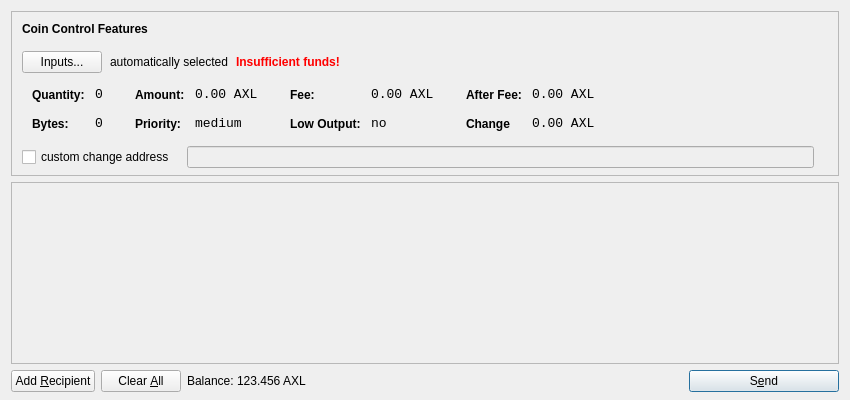
<?xml version="1.0" encoding="UTF-8"?>
<ui version="4.0">
 <class>SendCoinsDialog</class>
 <widget class="QDialog" name="SendCoinsDialog">
  <property name="geometry">
   <rect>
    <x>0</x>
    <y>0</y>
    <width>850</width>
    <height>400</height>
   </rect>
  </property>
  <property name="windowTitle">
   <string>Send Coins</string>
  </property>
  <layout class="QVBoxLayout" name="verticalLayout" stretch="0,1,0">
   <property name="bottomMargin">
    <number>8</number>
   </property>
   <item>
    <widget class="QFrame" name="frameCoinControl">
     <property name="sizePolicy">
      <sizepolicy hsizetype="Expanding" vsizetype="Expanding">
       <horstretch>0</horstretch>
       <verstretch>0</verstretch>
      </sizepolicy>
     </property>
     <property name="maximumSize">
      <size>
       <width>16777215</width>
       <height>16777215</height>
      </size>
     </property>
     <property name="frameShape">
      <enum>QFrame::StyledPanel</enum>
     </property>
     <property name="frameShadow">
      <enum>QFrame::Sunken</enum>
     </property>
     <layout class="QVBoxLayout" name="verticalLayoutCoinControl2">
      <property name="spacing">
       <number>6</number>
      </property>
      <property name="leftMargin">
       <number>0</number>
      </property>
      <property name="topMargin">
       <number>0</number>
      </property>
      <property name="rightMargin">
       <number>0</number>
      </property>
      <property name="bottomMargin">
       <number>6</number>
      </property>
      <item>
       <layout class="QVBoxLayout" name="verticalLayoutCoinControl" stretch="0,0,0,0,1">
        <property name="spacing">
         <number>0</number>
        </property>
        <property name="leftMargin">
         <number>10</number>
        </property>
        <property name="topMargin">
         <number>10</number>
        </property>
        <item>
         <layout class="QHBoxLayout" name="horizontalLayoutCoinControl1">
          <property name="bottomMargin">
           <number>15</number>
          </property>
          <item>
           <widget class="QLabel" name="labelCoinControlFeatures">
            <property name="sizePolicy">
             <sizepolicy hsizetype="Preferred" vsizetype="Maximum">
              <horstretch>0</horstretch>
              <verstretch>0</verstretch>
             </sizepolicy>
            </property>
            <property name="font">
             <font>
              <weight>75</weight>
              <bold>true</bold>
             </font>
            </property>
            <property name="styleSheet">
             <string notr="true">font-weight:bold;</string>
            </property>
            <property name="text">
             <string>Coin Control Features</string>
            </property>
           </widget>
          </item>
         </layout>
        </item>
        <item>
         <layout class="QHBoxLayout" name="horizontalLayoutCoinControl2" stretch="0,0,0,0">
          <property name="spacing">
           <number>8</number>
          </property>
          <property name="bottomMargin">
           <number>10</number>
          </property>
          <item>
           <widget class="QPushButton" name="pushButtonCoinControl">
            <property name="styleSheet">
             <string notr="true"/>
            </property>
            <property name="text">
             <string>Inputs...</string>
            </property>
           </widget>
          </item>
          <item>
           <widget class="QLabel" name="labelCoinControlAutomaticallySelected">
            <property name="text">
             <string>automatically selected</string>
            </property>
            <property name="margin">
             <number>5</number>
            </property>
           </widget>
          </item>
          <item>
           <widget class="QLabel" name="labelCoinControlInsuffFunds">
            <property name="font">
             <font>
              <weight>75</weight>
              <bold>true</bold>
             </font>
            </property>
            <property name="styleSheet">
             <string notr="true">color:red;font-weight:bold;</string>
            </property>
            <property name="text">
             <string>Insufficient funds!</string>
            </property>
            <property name="margin">
             <number>5</number>
            </property>
           </widget>
          </item>
          <item>
           <spacer name="horizontalSpacerCoinControl">
            <property name="orientation">
             <enum>Qt::Horizontal</enum>
            </property>
            <property name="sizeHint" stdset="0">
             <size>
              <width>40</width>
              <height>1</height>
             </size>
            </property>
           </spacer>
          </item>
         </layout>
        </item>
        <item>
         <widget class="QWidget" name="widgetCoinControl" native="true">
          <property name="sizePolicy">
           <sizepolicy hsizetype="Preferred" vsizetype="Preferred">
            <horstretch>0</horstretch>
            <verstretch>0</verstretch>
           </sizepolicy>
          </property>
          <property name="minimumSize">
           <size>
            <width>0</width>
            <height>0</height>
           </size>
          </property>
          <property name="styleSheet">
           <string notr="true"/>
          </property>
          <layout class="QHBoxLayout" name="horizontalLayoutCoinControl5">
           <property name="margin">
            <number>0</number>
           </property>
           <item>
            <layout class="QHBoxLayout" name="horizontalLayoutCoinControl3" stretch="0,0,0,1">
             <property name="spacing">
              <number>20</number>
             </property>
             <property name="topMargin">
              <number>0</number>
             </property>
             <property name="bottomMargin">
              <number>10</number>
             </property>
             <item>
              <layout class="QFormLayout" name="formLayoutCoinControl1">
               <property name="horizontalSpacing">
                <number>10</number>
               </property>
               <property name="verticalSpacing">
                <number>14</number>
               </property>
               <property name="leftMargin">
                <number>10</number>
               </property>
               <property name="topMargin">
                <number>4</number>
               </property>
               <property name="rightMargin">
                <number>6</number>
               </property>
               <item row="0" column="0">
                <widget class="QLabel" name="labelCoinControlQuantityText">
                 <property name="styleSheet">
                  <string notr="true">font-weight:bold;</string>
                 </property>
                 <property name="text">
                  <string>Quantity:</string>
                 </property>
                 <property name="margin">
                  <number>0</number>
                 </property>
                </widget>
               </item>
               <item row="0" column="1">
                <widget class="QLabel" name="labelCoinControlQuantity">
                 <property name="font">
                  <font>
                   <family>Monospace</family>
                   <pointsize>10</pointsize>
                  </font>
                 </property>
                 <property name="cursor">
                  <cursorShape>IBeamCursor</cursorShape>
                 </property>
                 <property name="contextMenuPolicy">
                  <enum>Qt::ActionsContextMenu</enum>
                 </property>
                 <property name="text">
                  <string>0</string>
                 </property>
                 <property name="margin">
                  <number>0</number>
                 </property>
                 <property name="textInteractionFlags">
                  <set>Qt::LinksAccessibleByMouse|Qt::TextSelectableByKeyboard|Qt::TextSelectableByMouse</set>
                 </property>
                </widget>
               </item>
               <item row="1" column="0">
                <widget class="QLabel" name="labelCoinControlBytesText">
                 <property name="styleSheet">
                  <string notr="true">font-weight:bold;</string>
                 </property>
                 <property name="text">
                  <string>Bytes:</string>
                 </property>
                </widget>
               </item>
               <item row="1" column="1">
                <widget class="QLabel" name="labelCoinControlBytes">
                 <property name="font">
                  <font>
                   <family>Monospace</family>
                   <pointsize>10</pointsize>
                  </font>
                 </property>
                 <property name="cursor">
                  <cursorShape>IBeamCursor</cursorShape>
                 </property>
                 <property name="contextMenuPolicy">
                  <enum>Qt::ActionsContextMenu</enum>
                 </property>
                 <property name="text">
                  <string>0</string>
                 </property>
                 <property name="textInteractionFlags">
                  <set>Qt::LinksAccessibleByMouse|Qt::TextSelectableByKeyboard|Qt::TextSelectableByMouse</set>
                 </property>
                </widget>
               </item>
              </layout>
             </item>
             <item>
              <layout class="QFormLayout" name="formLayoutCoinControl2">
               <property name="horizontalSpacing">
                <number>10</number>
               </property>
               <property name="verticalSpacing">
                <number>14</number>
               </property>
               <property name="leftMargin">
                <number>6</number>
               </property>
               <property name="topMargin">
                <number>4</number>
               </property>
               <property name="rightMargin">
                <number>6</number>
               </property>
               <item row="0" column="0">
                <widget class="QLabel" name="labelCoinControlAmountText">
                 <property name="styleSheet">
                  <string notr="true">font-weight:bold;</string>
                 </property>
                 <property name="text">
                  <string>Amount:</string>
                 </property>
                 <property name="margin">
                  <number>0</number>
                 </property>
                </widget>
               </item>
               <item row="0" column="1">
                <widget class="QLabel" name="labelCoinControlAmount">
                 <property name="font">
                  <font>
                   <family>Monospace</family>
                   <pointsize>10</pointsize>
                  </font>
                 </property>
                 <property name="cursor">
                  <cursorShape>IBeamCursor</cursorShape>
                 </property>
                 <property name="contextMenuPolicy">
                  <enum>Qt::ActionsContextMenu</enum>
                 </property>
                 <property name="text">
                  <string>0.00 AXL</string>
                 </property>
                 <property name="textInteractionFlags">
                  <set>Qt::LinksAccessibleByMouse|Qt::TextSelectableByKeyboard|Qt::TextSelectableByMouse</set>
                 </property>
                </widget>
               </item>
               <item row="1" column="0">
                <widget class="QLabel" name="labelCoinControlPriorityText">
                 <property name="styleSheet">
                  <string notr="true">font-weight:bold;</string>
                 </property>
                 <property name="text">
                  <string>Priority:</string>
                 </property>
                </widget>
               </item>
               <item row="1" column="1">
                <widget class="QLabel" name="labelCoinControlPriority">
                 <property name="font">
                  <font>
                   <family>Monospace</family>
                   <pointsize>10</pointsize>
                  </font>
                 </property>
                 <property name="cursor">
                  <cursorShape>IBeamCursor</cursorShape>
                 </property>
                 <property name="contextMenuPolicy">
                  <enum>Qt::ActionsContextMenu</enum>
                 </property>
                 <property name="text">
                  <string>medium</string>
                 </property>
                 <property name="textInteractionFlags">
                  <set>Qt::LinksAccessibleByMouse|Qt::TextSelectableByKeyboard|Qt::TextSelectableByMouse</set>
                 </property>
                </widget>
               </item>
              </layout>
             </item>
             <item>
              <layout class="QFormLayout" name="formLayoutCoinControl3">
               <property name="horizontalSpacing">
                <number>10</number>
               </property>
               <property name="verticalSpacing">
                <number>14</number>
               </property>
               <property name="leftMargin">
                <number>6</number>
               </property>
               <property name="topMargin">
                <number>4</number>
               </property>
               <property name="rightMargin">
                <number>6</number>
               </property>
               <item row="0" column="0">
                <widget class="QLabel" name="labelCoinControlFeeText">
                 <property name="styleSheet">
                  <string notr="true">font-weight:bold;</string>
                 </property>
                 <property name="text">
                  <string>Fee:</string>
                 </property>
                 <property name="margin">
                  <number>0</number>
                 </property>
                </widget>
               </item>
               <item row="0" column="1">
                <widget class="QLabel" name="labelCoinControlFee">
                 <property name="font">
                  <font>
                   <family>Monospace</family>
                   <pointsize>10</pointsize>
                  </font>
                 </property>
                 <property name="cursor">
                  <cursorShape>IBeamCursor</cursorShape>
                 </property>
                 <property name="contextMenuPolicy">
                  <enum>Qt::ActionsContextMenu</enum>
                 </property>
                 <property name="text">
                  <string>0.00 AXL</string>
                 </property>
                 <property name="textInteractionFlags">
                  <set>Qt::LinksAccessibleByMouse|Qt::TextSelectableByKeyboard|Qt::TextSelectableByMouse</set>
                 </property>
                </widget>
               </item>
               <item row="1" column="0">
                <widget class="QLabel" name="labelCoinControlLowOutputText">
                 <property name="styleSheet">
                  <string notr="true">font-weight:bold;</string>
                 </property>
                 <property name="text">
                  <string>Low Output:</string>
                 </property>
                </widget>
               </item>
               <item row="1" column="1">
                <widget class="QLabel" name="labelCoinControlLowOutput">
                 <property name="font">
                  <font>
                   <family>Monospace</family>
                   <pointsize>10</pointsize>
                  </font>
                 </property>
                 <property name="cursor">
                  <cursorShape>IBeamCursor</cursorShape>
                 </property>
                 <property name="contextMenuPolicy">
                  <enum>Qt::ActionsContextMenu</enum>
                 </property>
                 <property name="text">
                  <string>no</string>
                 </property>
                 <property name="textInteractionFlags">
                  <set>Qt::LinksAccessibleByMouse|Qt::TextSelectableByKeyboard|Qt::TextSelectableByMouse</set>
                 </property>
                </widget>
               </item>
              </layout>
             </item>
             <item>
              <layout class="QFormLayout" name="formLayoutCoinControl4">
               <property name="horizontalSpacing">
                <number>10</number>
               </property>
               <property name="verticalSpacing">
                <number>14</number>
               </property>
               <property name="leftMargin">
                <number>6</number>
               </property>
               <property name="topMargin">
                <number>4</number>
               </property>
               <property name="rightMargin">
                <number>6</number>
               </property>
               <item row="0" column="0">
                <widget class="QLabel" name="labelCoinControlAfterFeeText">
                 <property name="styleSheet">
                  <string notr="true">font-weight:bold;</string>
                 </property>
                 <property name="text">
                  <string>After Fee:</string>
                 </property>
                 <property name="margin">
                  <number>0</number>
                 </property>
                </widget>
               </item>
               <item row="0" column="1">
                <widget class="QLabel" name="labelCoinControlAfterFee">
                 <property name="font">
                  <font>
                   <family>Monospace</family>
                   <pointsize>10</pointsize>
                  </font>
                 </property>
                 <property name="cursor">
                  <cursorShape>IBeamCursor</cursorShape>
                 </property>
                 <property name="contextMenuPolicy">
                  <enum>Qt::ActionsContextMenu</enum>
                 </property>
                 <property name="text">
                  <string>0.00 AXL</string>
                 </property>
                 <property name="textInteractionFlags">
                  <set>Qt::LinksAccessibleByMouse|Qt::TextSelectableByKeyboard|Qt::TextSelectableByMouse</set>
                 </property>
                </widget>
               </item>
               <item row="1" column="0">
                <widget class="QLabel" name="labelCoinControlChangeText">
                 <property name="styleSheet">
                  <string notr="true">font-weight:bold;</string>
                 </property>
                 <property name="text">
                  <string>Change</string>
                 </property>
                </widget>
               </item>
               <item row="1" column="1">
                <widget class="QLabel" name="labelCoinControlChange">
                 <property name="font">
                  <font>
                   <family>Monospace</family>
                   <pointsize>10</pointsize>
                  </font>
                 </property>
                 <property name="cursor">
                  <cursorShape>IBeamCursor</cursorShape>
                 </property>
                 <property name="contextMenuPolicy">
                  <enum>Qt::ActionsContextMenu</enum>
                 </property>
                 <property name="text">
                  <string>0.00 AXL</string>
                 </property>
                 <property name="textInteractionFlags">
                  <set>Qt::LinksAccessibleByMouse|Qt::TextSelectableByKeyboard|Qt::TextSelectableByMouse</set>
                 </property>
                </widget>
               </item>
              </layout>
             </item>
            </layout>
           </item>
          </layout>
         </widget>
        </item>
        <item>
         <layout class="QHBoxLayout" name="horizontalLayoutCoinControl4" stretch="0,0,0">
          <property name="spacing">
           <number>12</number>
          </property>
          <property name="sizeConstraint">
           <enum>QLayout::SetDefaultConstraint</enum>
          </property>
          <property name="topMargin">
           <number>5</number>
          </property>
          <property name="rightMargin">
           <number>5</number>
          </property>
          <item>
           <widget class="QCheckBox" name="checkBoxCoinControlChange">
            <property name="text">
             <string>custom change address</string>
            </property>
           </widget>
          </item>
          <item>
           <widget class="QLineEdit" name="lineEditCoinControlChange">
            <property name="enabled">
             <bool>false</bool>
            </property>
            <property name="sizePolicy">
             <sizepolicy hsizetype="Expanding" vsizetype="Fixed">
              <horstretch>0</horstretch>
              <verstretch>0</verstretch>
             </sizepolicy>
            </property>
           </widget>
          </item>
          <item>
           <widget class="QLabel" name="labelCoinControlChangeLabel">
            <property name="sizePolicy">
             <sizepolicy hsizetype="Preferred" vsizetype="Expanding">
              <horstretch>0</horstretch>
              <verstretch>0</verstretch>
             </sizepolicy>
            </property>
            <property name="minimumSize">
             <size>
              <width>0</width>
              <height>0</height>
             </size>
            </property>
            <property name="text">
             <string/>
            </property>
            <property name="margin">
             <number>3</number>
            </property>
           </widget>
          </item>
         </layout>
        </item>
        <item>
         <spacer name="verticalSpacerCoinControl">
          <property name="orientation">
           <enum>Qt::Vertical</enum>
          </property>
          <property name="sizeHint" stdset="0">
           <size>
            <width>800</width>
            <height>1</height>
           </size>
          </property>
         </spacer>
        </item>
       </layout>
      </item>
     </layout>
    </widget>
   </item>
   <item>
    <widget class="QScrollArea" name="scrollArea">
     <property name="widgetResizable">
      <bool>true</bool>
     </property>
     <widget class="QWidget" name="scrollAreaWidgetContents">
      <property name="geometry">
       <rect>
        <x>0</x>
        <y>0</y>
        <width>830</width>
        <height>162</height>
       </rect>
      </property>
      <layout class="QVBoxLayout" name="verticalLayout_2">
       <property name="margin">
        <number>0</number>
       </property>
       <item>
        <layout class="QVBoxLayout" name="entries">
         <property name="spacing">
          <number>6</number>
         </property>
        </layout>
       </item>
       <item>
        <spacer name="verticalSpacer">
         <property name="orientation">
          <enum>Qt::Vertical</enum>
         </property>
         <property name="sizeHint" stdset="0">
          <size>
           <width>20</width>
           <height>40</height>
          </size>
         </property>
        </spacer>
       </item>
      </layout>
     </widget>
    </widget>
   </item>
   <item>
    <layout class="QHBoxLayout" name="horizontalLayout">
     <item>
      <widget class="QPushButton" name="addButton">
       <property name="toolTip">
        <string>Send to multiple recipients at once</string>
       </property>
       <property name="text">
        <string>Add &amp;Recipient</string>
       </property>
       <property name="icon">
        <iconset resource="../bitcoin.qrc">
         <normaloff>:/icons/add</normaloff>:/icons/add</iconset>
       </property>
       <property name="autoDefault">
        <bool>false</bool>
       </property>
      </widget>
     </item>
     <item>
      <widget class="QPushButton" name="clearButton">
       <property name="sizePolicy">
        <sizepolicy hsizetype="Minimum" vsizetype="Fixed">
         <horstretch>0</horstretch>
         <verstretch>0</verstretch>
        </sizepolicy>
       </property>
       <property name="toolTip">
        <string>Remove all transaction fields</string>
       </property>
       <property name="text">
        <string>Clear &amp;All</string>
       </property>
       <property name="icon">
        <iconset resource="../bitcoin.qrc">
         <normaloff>:/icons/remove</normaloff>:/icons/remove</iconset>
       </property>
       <property name="autoRepeatDelay">
        <number>300</number>
       </property>
       <property name="autoDefault">
        <bool>false</bool>
       </property>
      </widget>
     </item>
     <item>
      <layout class="QHBoxLayout" name="horizontalLayout_2">
       <property name="spacing">
        <number>3</number>
       </property>
       <item>
        <widget class="QLabel" name="label">
         <property name="sizePolicy">
          <sizepolicy hsizetype="Preferred" vsizetype="Fixed">
           <horstretch>0</horstretch>
           <verstretch>0</verstretch>
          </sizepolicy>
         </property>
         <property name="text">
          <string>Balance:</string>
         </property>
        </widget>
       </item>
       <item>
        <widget class="QLabel" name="labelBalance">
         <property name="sizePolicy">
          <sizepolicy hsizetype="Preferred" vsizetype="Fixed">
           <horstretch>0</horstretch>
           <verstretch>0</verstretch>
          </sizepolicy>
         </property>
         <property name="cursor">
          <cursorShape>IBeamCursor</cursorShape>
         </property>
         <property name="text">
          <string>123.456 AXL</string>
         </property>
         <property name="textInteractionFlags">
          <set>Qt::LinksAccessibleByMouse|Qt::TextSelectableByKeyboard|Qt::TextSelectableByMouse</set>
         </property>
        </widget>
       </item>
      </layout>
     </item>
     <item>
      <spacer name="horizontalSpacer">
       <property name="orientation">
        <enum>Qt::Horizontal</enum>
       </property>
       <property name="sizeHint" stdset="0">
        <size>
         <width>40</width>
         <height>20</height>
        </size>
       </property>
      </spacer>
     </item>
     <item>
      <widget class="QPushButton" name="sendButton">
       <property name="minimumSize">
        <size>
         <width>150</width>
         <height>0</height>
        </size>
       </property>
       <property name="toolTip">
        <string>Confirm the send action</string>
       </property>
       <property name="text">
        <string>S&amp;end</string>
       </property>
       <property name="icon">
        <iconset resource="../bitcoin.qrc">
         <normaloff>:/icons/send</normaloff>:/icons/send</iconset>
       </property>
       <property name="default">
        <bool>true</bool>
       </property>
      </widget>
     </item>
    </layout>
   </item>
  </layout>
 </widget>
 <resources>
  <include location="../bitcoin.qrc"/>
 </resources>
 <connections/>
</ui>
